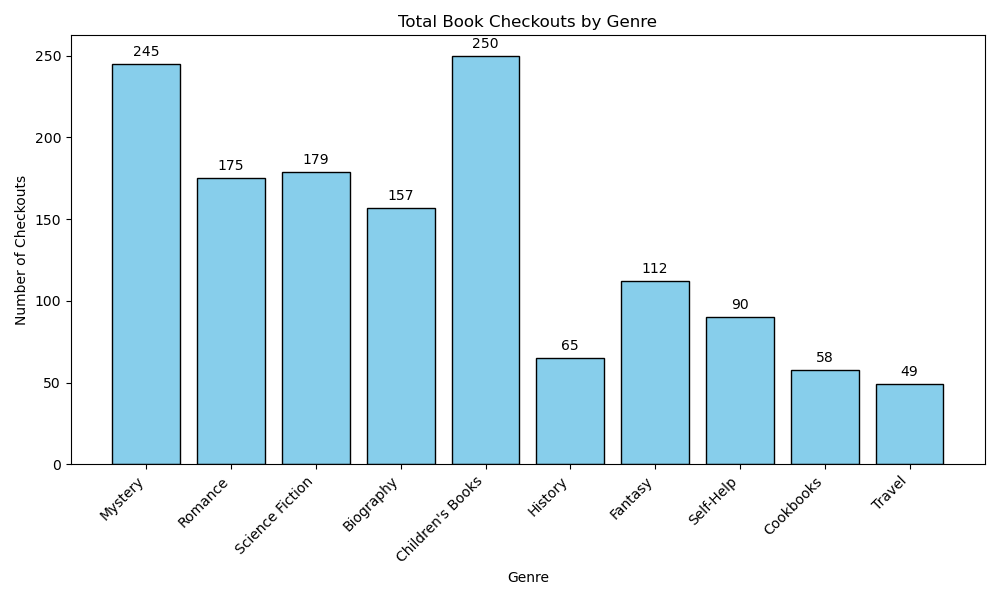

Generate this figure with Python:

import matplotlib.pyplot as plt

# The data provided
data = [
    {'Genre': 'Mystery', 'Checkouts': 120},
    {'Genre': 'Romance', 'Checkouts': 95},
    {'Genre': 'Science Fiction', 'Checkouts': 87},
    {'Genre': 'Biography', 'Checkouts': 76},
    {'Genre': "Children's Books", 'Checkouts': 130},
    {'Genre': 'History', 'Checkouts': 65},
    {'Genre': 'Fantasy', 'Checkouts': 112},
    {'Genre': 'Self-Help', 'Checkouts': 90},
    {'Genre': 'Cookbooks', 'Checkouts': 58},
    {'Genre': 'Travel', 'Checkouts': 49},
    {'Genre': 'Mystery', 'Checkouts': 125},
    {'Genre': 'Romance', 'Checkouts': 80},
    {'Genre': 'Science Fiction', 'Checkouts': 92},
    {'Genre': 'Biography', 'Checkouts': 81},
    {'Genre': "Children's Books", 'Checkouts': 120}
]

# Aggregating the checkouts by genre
from collections import defaultdict
checkout_totals = defaultdict(int)
for item in data:
    checkout_totals[item['Genre']] += item['Checkouts']

# Prepare data for plotting
genres = list(checkout_totals.keys())
totals = list(checkout_totals.values())

# Plot histogram-like bar chart
plt.figure(figsize=(10, 6))
bars = plt.bar(genres, totals, color='skyblue', edgecolor='black')

# Add details to the bars
for bar, total in zip(bars, totals):
    yval = bar.get_height()
    plt.text(bar.get_x() + bar.get_width()/2, yval + 3, total, ha='center', va='bottom')

# Annotating the chart with titles and labels
plt.title('Total Book Checkouts by Genre')
plt.xlabel('Genre')
plt.ylabel('Number of Checkouts')

# Rotate the x-axis labels for better readability
plt.xticks(rotation=45, ha='right')

# Display the plot
plt.tight_layout()
plt.show()
